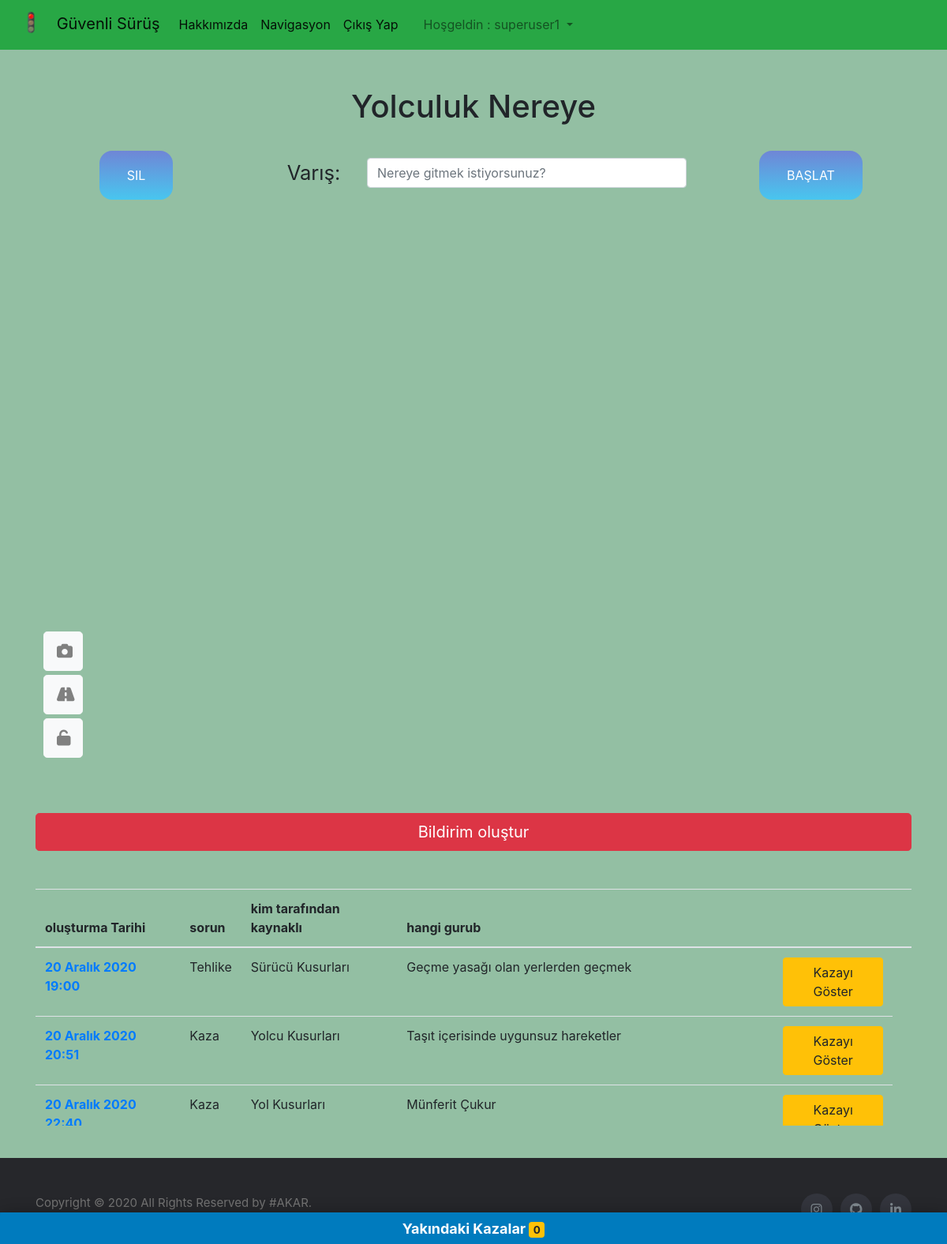
The page /navigasyon/ (signed in) on the database its author committed.
### anket/models.py (models this page shows)
class Anket(models.Model):    #anket tablom
    author = models.ForeignKey("auth.user",on_delete=models.CASCADE,verbose_name="Kayıdı oluşturan")   # kimin yazacagını userdaki foreing ile  tutacaz
    enlem  = models.FloatField()
    boylam = models.FloatField()
    sorun  = models.CharField(max_length=200)
    ana_unsur = models.CharField(max_length=200 ,verbose_name="Sorun Kim Tarafından Kaynaklı",blank=False) # belediye / kullanıcılar / doğal problemler vs
    benzerlik = models.CharField(max_length=200, verbose_name="Hangi Guruba Dahil",blank=False ) # belediyenin alt yapılandırması mesela trafik işaretçilerimi yoksa asvaltmı vs
    alinabilecek_onlem = models.TextField( verbose_name="Sorun ve Çözüm İçin Tavsiyeler (opsiyonel)" ,blank=True )
    tarih = models.DateTimeField(default=now, editable=False)

### anket/views.py (the view)
# urls.py: path('navigasyon/',navigasyon),
@login_required(login_url="/user/giris")
def navigasyon(request):
    result = Anket.objects.all()
    kazalar = []
    for res in result:
        kazalar.append('|'+str(res.id)+'|'+' '+'|'+str(res.enlem) +'|'+' '+'|'+str(res.boylam)+'|'+'|'+str(res.sorun)+'|'+'|'+str(res.ana_unsur)+'|')
    newAnket=Anket.objects.all()
    return render(request,"navigasyon.html", {"kazalar": kazalar,"newAnket":newAnket})

### templates/navigasyon.html (shortened to what this page needs)
{% extends "common/layout.html" %}
{% load static %}
{% block content %}
<link rel="stylesheet" href="https://cdnjs.cloudflare.com/ajax/libs/font-awesome/4.7.0/css/font-awesome.min.css">
<link href="//netdna.bootstrapcdn.com/font-awesome/3.2.1/css/font-awesome.css" rel="stylesheet">
<link rel="stylesheet" href="{% static 'css.css'%} ">
<div class="kaza-container " style="z-index: 9999;">
    <div class="kaza-header">
        <button class="toggle kaza-btn toggleButton">Yakındaki Kazalar <span id="kazaSayisiSpan"
                class="badge badge-warning">0</span></button>
    </div>
</div>
<div class="container main">
    <br><br>
    <h1 style="text-align: center;">Yolculuk Nereye</h1><br>
    <form>
        <div class="row text-center">
            <div class="col-3 ">
                <button class="button btn1" type="button" onclick="rotayıtemizle();">Sil</button>
            </div>
            <div class="col-6  text-center">
                <div class="location-label">
                    <label>Varış: </label>
                </div>
                <div class="location-input">
                    <div class="input-group  mb-3">
                        <input type="text" id="lokasyon-2" class="form-control" name="destination"
                            placeholder="Nereye gitmek istiyorsunuz?">
                    </div>
                </div>
            </div>
            <div class="col-3"><button class="button btn2" type="button" onclick="yolhesapla();">Başlat</button>
            </div>
        </div>
    </form>
    <div id="output" class="result-table text-center"></div>
    <div style="position: relative;">
        <div class="container-map" id="google-map"></div>
        <button style="position: absolute; z-index: 99; width: 50px; height: 50px; bottom: 30px; left: 10px;"
            class="btn btn-lg btn-block btn-light  " onclick="haritakilitle()"><i id="haritaKilitleBtn"
                onMouseOver="this.style.color='black'" style="color: gray;" onMouseOut="this.style.color='gray'"
                class="fa fa-unlock"></i>
        </button>
        <button style="position: absolute; z-index: 99; width: 50px; height: 50px; bottom: 85px; left: 10px;"
            class="btn btn-lg btn-block btn-light  " onclick="trafikgoster()"><i id="trafikGosterBtn"
                onMouseOver="this.style.color='black'" style="color: gray;" onMouseOut="this.style.color='gray'"
                class="fa fa-road"></i>
        </button>
        <button style="position: absolute; z-index: 99; width: 50px; height: 50px; bottom: 140px; left: 10px;"
            class="btn btn-lg btn-block btn-light   " onclick="kameraodakla()"><i id="kamerakilitle"
                onMouseOver="this.style.color='black'" style="color: gray;" onMouseOut="this.style.color='gray'"
                class="fa fa-camera"></i>
        </button>
    </div>
<br><a href="/../anket/anketekle" style="text-decoration: none;"><button class="btn btn-block btn-lg btn-danger"> Bildirim oluştur</button></a><br><br>
    <div style="overflow-y: scroll; width: 100%; height: 300px;">
        <table class="table" style="width: 100%;">
            <thead>
                <tr>
                    <th scope="col">oluşturma Tarihi</th>
                    <th scope="col">sorun</th>
                    <th scope="col">kim tarafından kaynaklı</th>
                    <th scope="col">hangi gurub</th>
                    <th scope="col"></th>
                    <th scope="col"></th>
                </tr>
            </thead>
            <tbody>
                {% for Anket in newAnket %}
                <tr>
                    <th scope="row"><a href="/anket/detay/{{Anket.id}}"> {{Anket.tarih}}</a></th>
                    <td>{{Anket.sorun}}</td>
                    <td>{{Anket.ana_unsur}}</td>
                    <td>{{Anket.benzerlik}}</td>
                    <td><button class="btn btn-warning"
                            onclick="kazaGoster('{{Anket.enlem|escapejs}}', '{{Anket.boylam|escapejs}}')"> Kazayı
                            Göster</button></td>
                </tr>
                {% endfor %}
        </table>
    </div>
</div>
{% endblock %}

### templates/common/navbar.html (shortened to what this page needs)
{% load static %}
<link rel="stylesheet" href="https://stackpath.bootstrapcdn.com/bootstrap/4.3.1/css/bootstrap.min.css"
>
<link rel="stylesheet" href="https://cdnjs.cloudflare.com/ajax/libs/font-awesome/4.7.0/css/font-awesome.min.css">
<link rel="stylesheet" href="{% static 'navbar.css'%} ">
<nav class="navbar navbar-expand-lg navbar-light bg-success " id="buyuknav" style="z-index: 1000000;">
  <div class="sol">
    <a class="navbar-brand" href="/"> <img src="{% static 'trafficgift.gif' %}" style="width: 50px" class="px-2">
      Güvenli
      Sürüş</a>
  </div>
  <div class="collapse navbar-collapse" id="acılannavbar">
    <div class="orta">
      <ul class="navbar-nav mr-auto">
        <li class="nav-item active">
          <a class="nav-link" href="/hakkında">Hakkımızda <span class="sr-only">(current)</span></a>
        </li>
        <li class="nav-item active">
          <a class="nav-link" href="/navigasyon">Navigasyon <span class="sr-only">(current)</span></a>
        </li>
        {% if request.user.is_authenticated %}
        <li class="nav-item active">
          <a class="nav-link" href="/user/logout">Çıkış Yap <span class="sr-only">(current)</span></a>
        </li>
        {% endif %}
      </ul>
    </div>
    <div class="sag social float-right">
      <ul class="navbar-nav mr-auto">
        {% if request.user.is_authenticated %}
        <li class="nav-item active">
          <a class="nav-link" href="/user/giris"> <span class="sr-only">(current)</span></a>
        </li>
        <li class="nav-item dropdown">
          <a class="nav-link dropdown-toggle" href="#" id="navbarDropdown" role="button" data-toggle="dropdown"
            aria-haspopup="true" aria-expanded="false">
            Hoşgeldin : {{request.user.username}}
          </a>
        </li>
        {% endif %}
      </ul>
    </div>
  </div>
</nav>

### static/css.css (style rules this page uses)
body { background-color: #93BFA3; }
.row { position: relative; }
.location-label { font-size: 1.6rem; float: left; width: 25%; margin-top: .6rem; }
.location-input { float: left; width: 75%; margin-top: .6rem; }
::placeholder { color: #465caa; }
.button { background-image: linear-gradient(to top, #48c6ef 0%, #6f86d6 100%); text-transform: uppercase; text-decoration: none; outline: none; color: white; padding: 1.2rem 2.2rem; border: none; border-radius: 1rem; cursor: pointer; transition: ease-in-out .1s; }
.result-table { font-size: 1.6rem; border-collapse: collapse; border-spacing: 0; width: 100%; height: 7rem; animation-name: moveIn; animation-duration: 1s; animation-timing-function: ease-out; }
.container-map { width: 100%; height: 38rem; margin: 1rem auto; }
.kaza-container, .kaza-window, .visually-hidden { transition: all ease-in .3s; }
.kaza-container { z-index: 99; position: fixed; bottom: -200px; width:100%; }
.kaza-header { background-color: #007cbe; box-shadow: 0 2px 22px 0px rgba(0, 0, 0, 0.16); }
.kaza-btn { color: #fff; cursor: pointer; font-size: 18px; text-decoration: none; height: 40px !important; border-radius: 4px 4px 0px 0px; background-color: #007bbe; border-bottom: none; border: 0; font-weight: bold; box-shadow: 0 2px 22px 0px rgba(0, 0, 0, 0.16); text-align: center; margin: 0 auto; width: 100%; }

### static/footer-style.css (style rules this page uses)
html { position: relative; min-height: 100%; }
body { height: 100%; margin-bottom: 150px; }

### templates/common/navbar.html (style rules this page uses)
body { background-color: #93BFA3; }

### rows shown on the page
Anket: tarih "20 Aralık 2020 19:00", sorun "Tehlike", ana_unsur "Sürücü Kusurları", benzerlik "Geçme yasağı olan yerlerden geçmek"
Anket: tarih "20 Aralık 2020 20:51", sorun "Kaza", ana_unsur "Yolcu Kusurları", benzerlik "Taşıt içerisinde uygunsuz hareketler"
Anket: tarih "20 Aralık 2020…", sorun "Kaza", ana_unsur "Yol Kusurları", benzerlik "Münferit Çukur"

### other values the page prints
{{ request.user.username }} "superuser1"
